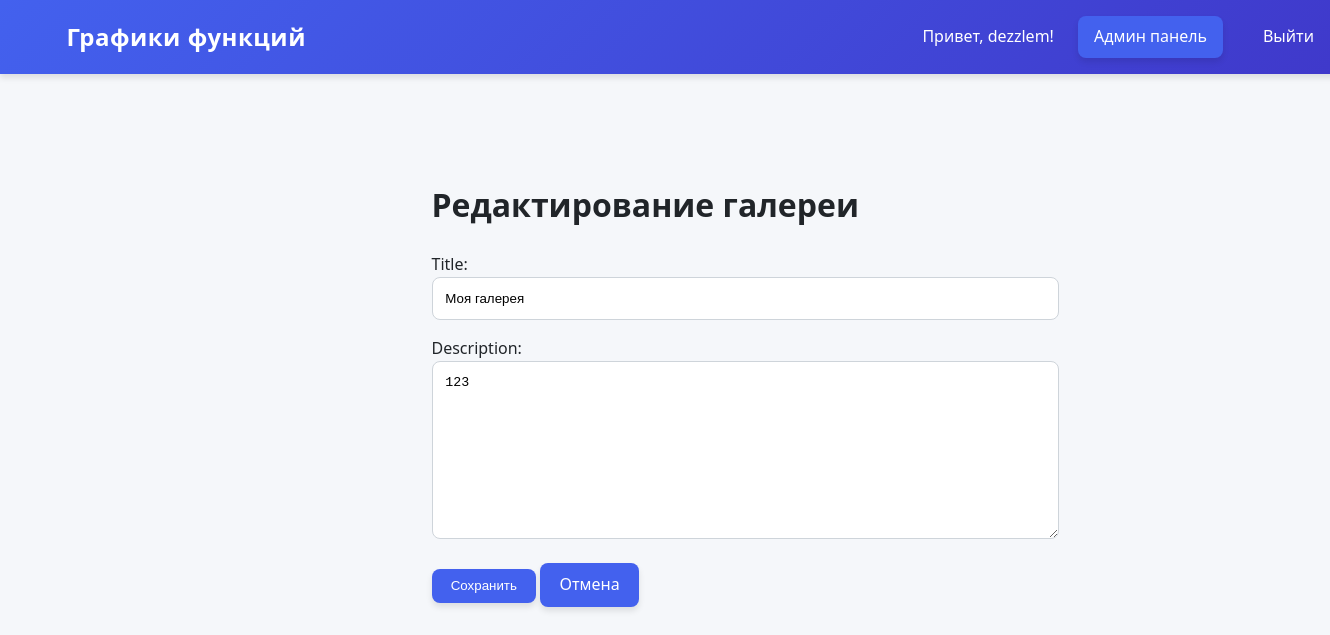
/gallery/2/edit/ (signed in), run on an earlier commit of the app's database.
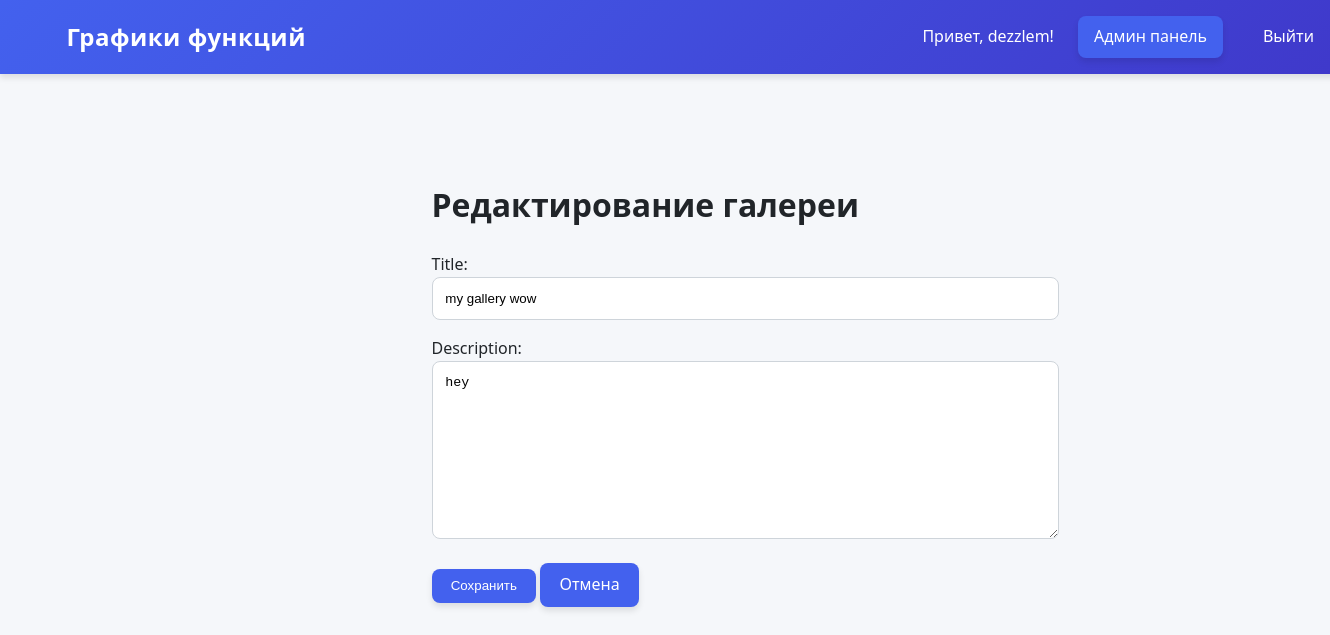
And on a later commit of the database.
### graphs/models.py (models this page shows, shortened)
class UserGallery(models.Model):
    user = models.OneToOneField(settings.AUTH_USER_MODEL, on_delete=models.CASCADE, related_name='gallery')
    title = models.CharField(max_length=100, unique=True)
    description = models.TextField(blank=True)
    created_at = models.DateTimeField(auto_now_add=True)
    class Meta:
        verbose_name_plural = "User Galleries"
        constraints = [
            models.UniqueConstraint(fields=['title'], name='unique_gallery_title')
        ]

### graphs/views.py (the view)
# urls.py: path('gallery/<int:user_id>/edit/', views.edit_gallery, name='edit_user_gallery'),  # Для чужой галереи (админ)
@login_required
def edit_gallery(request, user_id=None):
    target_user = get_object_or_404(CustomUser, pk=user_id) if user_id else request.user
    if not (request.user == target_user or request.user.user_type == 'admin'):
        raise PermissionDenied("У вас нет прав для редактирования этой галереи")
    gallery = get_object_or_404(UserGallery, user=target_user)
    if request.method == 'POST':
        form = GalleryEditForm(request.POST, instance=gallery, target_user=target_user)
        if form.is_valid():
            form.save()
            messages.success(request, 'Галерея успешно изменена')
            return redirect('user_gallery', user_id=target_user.id)
    else:
        form = GalleryEditForm(instance=gallery, target_user=target_user)
    return render(request, 'graphs/edit_gallery.html', {
        'form': form,
        'gallery': gallery,
        'target_user': target_user
    })

### graphs/forms.py (shortened to what this page needs)
class GalleryEditForm(forms.ModelForm):
    class Meta:
        model = UserGallery
        fields = ['title', 'description']
    def __init__(self, *args, **kwargs):
        self.target_user = kwargs.pop('target_user', None)
        super().__init__(*args, **kwargs)

### templates/graphs/edit_gallery.html (shortened to what this page needs)
{% extends 'graphs/base.html' %}
{% block content %}
<div class="edit-gallery">
    <h1>Редактирование галереи</h1>
    <form method="post">
        {{ form.as_p }}
        <button type="submit" class="btn">Сохранить</button>
        <a href="{% url 'user_gallery' user.id %}" class="btn btn-cancel">Отмена</a>
    </form>
</div>
{% endblock %}

What changed in the data, as far as the page shows it:
changed UserGallery: title "Моя галерея" → "my gallery wow"; description "123" → "hey"
